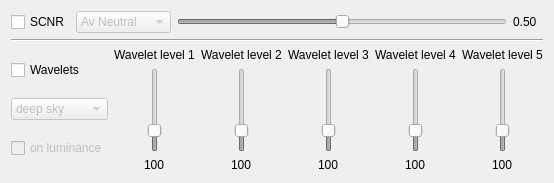
      <widget class="QWidget" name="Advance">
       <attribute name="title">
        <string>Advanced</string>
       </attribute>
       <layout class="QVBoxLayout" name="verticalLayout_6">
        <item>
         <layout class="QHBoxLayout" name="horizontalLayout_13">
          <item>
           <widget class="QCheckBox" name="cbSCNR">
            <property name="maximumSize">
             <size>
              <width>16777215</width>
              <height>30</height>
             </size>
            </property>
            <property name="text">
             <string>SCNR</string>
            </property>
           </widget>
          </item>
          <item>
           <widget class="QComboBox" name="cmSCNR">
            <property name="enabled">
             <bool>false</bool>
            </property>
            <property name="maximumSize">
             <size>
              <width>16777215</width>
              <height>30</height>
             </size>
            </property>
            <item>
             <property name="text">
              <string>Av Neutral</string>
             </property>
            </item>
            <item>
             <property name="text">
              <string>Max Neutral</string>
             </property>
            </item>
            <item>
             <property name="text">
              <string>Add Mask</string>
             </property>
            </item>
            <item>
             <property name="text">
              <string>Max Mask</string>
             </property>
            </item>
           </widget>
          </item>
          <item>
           <widget class="QSlider" name="SCNR_Slider">
            <property name="enabled">
             <bool>false</bool>
            </property>
            <property name="maximumSize">
             <size>
              <width>16777215</width>
              <height>20</height>
             </size>
            </property>
            <property name="maximum">
             <number>100</number>
            </property>
            <property name="value">
             <number>50</number>
            </property>
            <property name="orientation">
             <enum>Qt::Horizontal</enum>
            </property>
           </widget>
          </item>
          <item>
           <widget class="QLabel" name="SCNR_value">
            <property name="minimumSize">
             <size>
              <width>30</width>
              <height>0</height>
             </size>
            </property>
            <property name="maximumSize">
             <size>
              <width>16777215</width>
              <height>20</height>
             </size>
            </property>
            <property name="text">
             <string>0.50</string>
            </property>
           </widget>
          </item>
         </layout>
        </item>
        <item>
         <widget class="Line" name="line_3">
          <property name="orientation">
           <enum>Qt::Horizontal</enum>
          </property>
         </widget>
        </item>
        <item>
         <layout class="QHBoxLayout" name="horizontalLayout_15">
          <item>
           <layout class="QVBoxLayout" name="verticalLayout_10">
            <item>
             <widget class="QCheckBox" name="cbWavelets">
              <property name="text">
               <string>Wavelets</string>
              </property>
             </widget>
            </item>
            <item>
             <widget class="QComboBox" name="cBoxWaveType">
              <property name="enabled">
               <bool>false</bool>
              </property>
              <property name="editable">
               <bool>false</bool>
              </property>
              <property name="currentText">
               <string>deep sky</string>
              </property>
              <property name="maxVisibleItems">
               <number>2</number>
              </property>
              <item>
               <property name="text">
                <string>deep sky</string>
               </property>
              </item>
              <item>
               <property name="text">
                <string>planetary</string>
               </property>
              </item>
             </widget>
            </item>
            <item>
             <widget class="QCheckBox" name="cbLuminanceWavelet">
              <property name="enabled">
               <bool>false</bool>
              </property>
              <property name="text">
               <string>on luminance</string>
              </property>
             </widget>
            </item>
           </layout>
          </item>
          <item>
           <layout class="QVBoxLayout" name="verticalLayout_2">
            <item alignment="Qt::AlignHCenter">
             <widget class="QLabel" name="label_9">
              <property name="text">
               <string>Wavelet level 1</string>
              </property>
             </widget>
            </item>
            <item alignment="Qt::AlignHCenter">
             <widget class="QSlider" name="verticalSlider">
              <property name="enabled">
               <bool>false</bool>
              </property>
              <property name="layoutDirection">
               <enum>Qt::LeftToRight</enum>
              </property>
              <property name="autoFillBackground">
               <bool>false</bool>
              </property>
              <property name="maximum">
               <number>500</number>
              </property>
              <property name="value">
               <number>100</number>
              </property>
              <property name="orientation">
               <enum>Qt::Vertical</enum>
              </property>
             </widget>
            </item>
            <item alignment="Qt::AlignHCenter">
             <widget class="QLabel" name="wavelet_1_label">
              <property name="text">
               <string>100</string>
              </property>
             </widget>
            </item>
           </layout>
          </item>
          <item>
           <layout class="QVBoxLayout" name="verticalLayout_7">
            <item alignment="Qt::AlignHCenter">
             <widget class="QLabel" name="label_12">
              <property name="text">
               <string>Wavelet level 2</string>
              </property>
             </widget>
            </item>
            <item alignment="Qt::AlignHCenter">
             <widget class="QSlider" name="verticalSlider_2">
              <property name="enabled">
               <bool>false</bool>
              </property>
              <property name="maximum">
               <number>500</number>
              </property>
              <property name="value">
               <number>100</number>
              </property>
              <property name="orientation">
               <enum>Qt::Vertical</enum>
              </property>
             </widget>
            </item>
            <item alignment="Qt::AlignHCenter">
             <widget class="QLabel" name="wavelet_2_label">
              <property name="text">
               <string>100</string>
              </property>
             </widget>
            </item>
           </layout>
          </item>
          <item>
           <layout class="QVBoxLayout" name="verticalLayout_8">
            <item alignment="Qt::AlignHCenter">
             <widget class="QLabel" name="label_13">
              <property name="text">
               <string>Wavelet level 3</string>
              </property>
             </widget>
            </item>
            <item alignment="Qt::AlignHCenter">
             <widget class="QSlider" name="verticalSlider_3">
              <property name="enabled">
               <bool>false</bool>
              </property>
              <property name="maximum">
               <number>500</number>
              </property>
              <property name="value">
               <number>100</number>
              </property>
              <property name="orientation">
               <enum>Qt::Vertical</enum>
              </property>
             </widget>
            </item>
            <item alignment="Qt::AlignHCenter">
             <widget class="QLabel" name="wavelet_3_label">
              <property name="text">
               <string>100</string>
              </property>
             </widget>
            </item>
           </layout>
          </item>
          <item>
           <layout class="QVBoxLayout" name="verticalLayout_9">
            <item alignment="Qt::AlignHCenter">
             <widget class="QLabel" name="label_14">
              <property name="text">
               <string>Wavelet level 4</string>
              </property>
             </widget>
            </item>
            <item alignment="Qt::AlignHCenter">
             <widget class="QSlider" name="verticalSlider_4">
              <property name="enabled">
               <bool>false</bool>
              </property>
              <property name="maximum">
               <number>500</number>
              </property>
              <property name="value">
               <number>100</number>
              </property>
              <property name="orientation">
               <enum>Qt::Vertical</enum>
              </property>
             </widget>
            </item>
            <item alignment="Qt::AlignHCenter">
             <widget class="QLabel" name="wavelet_4_label">
              <property name="text">
               <string>100</string>
              </property>
             </widget>
            </item>
           </layout>
          </item>
          <item>
           <layout class="QVBoxLayout" name="verticalLayout_20">
            <item alignment="Qt::AlignHCenter">
             <widget class="QLabel" name="label_15">
              <property name="text">
               <string>Wavelet level 5</string>
              </property>
             </widget>
            </item>
            <item alignment="Qt::AlignHCenter">
             <widget class="QSlider" name="verticalSlider_5">
              <property name="enabled">
               <bool>false</bool>
              </property>
              <property name="maximum">
               <number>500</number>
              </property>
              <property name="value">
               <number>100</number>
              </property>
              <property name="orientation">
               <enum>Qt::Vertical</enum>
              </property>
             </widget>
            </item>
            <item alignment="Qt::AlignHCenter">
             <widget class="QLabel" name="wavelet_5_label">
              <property name="text">
               <string>100</string>
              </property>
             </widget>
            </item>
           </layout>
          </item>
         </layout>
        </item>
       </layout>
      </widget>
